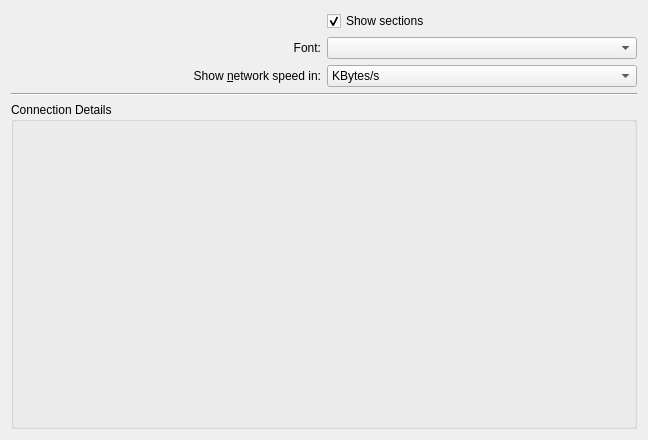
<?xml version="1.0" encoding="UTF-8"?>
<ui version="4.0">
 <class>Form</class>
 <widget class="QWidget" name="Form">
  <property name="geometry">
   <rect>
    <x>0</x>
    <y>0</y>
    <width>648</width>
    <height>440</height>
   </rect>
  </property>
  <layout class="QGridLayout" name="gridLayout_2">
   <item row="0" column="0">
    <layout class="QGridLayout" name="gridLayout">
     <item row="0" column="1">
      <widget class="QCheckBox" name="kcfg_showSections">
       <property name="text">
        <string>Show sections</string>
       </property>
       <property name="checked">
        <bool>true</bool>
       </property>
       <property name="tristate">
        <bool>false</bool>
       </property>
      </widget>
     </item>
     <item row="2" column="0">
      <widget class="QLabel" name="label">
       <property name="text">
        <string>Show &amp;network speed in:</string>
       </property>
       <property name="alignment">
        <set>Qt::AlignRight|Qt::AlignTrailing|Qt::AlignVCenter</set>
       </property>
       <property name="buddy">
        <cstring>kcfg_networkSpeedUnit</cstring>
       </property>
      </widget>
     </item>
     <item row="2" column="1">
      <widget class="KComboBox" name="kcfg_networkSpeedUnit">
       <item>
        <property name="text">
         <string>KBytes/s</string>
        </property>
       </item>
       <item>
        <property name="text">
         <string>KBits/s</string>
        </property>
       </item>
      </widget>
     </item>
     <item row="1" column="1">
      <widget class="KFontComboBox" name="kfontcombobox"/>
     </item>
     <item row="1" column="0">
      <widget class="QLabel" name="label_2">
       <property name="text">
        <string>Font:</string>
       </property>
       <property name="alignment">
        <set>Qt::AlignRight|Qt::AlignTrailing|Qt::AlignVCenter</set>
       </property>
      </widget>
     </item>
    </layout>
   </item>
   <item row="1" column="0">
    <widget class="Line" name="line">
     <property name="orientation">
      <enum>Qt::Horizontal</enum>
     </property>
    </widget>
   </item>
   <item row="2" column="0">
    <widget class="QGroupBox" name="groupBox">
     <property name="title">
      <string>Connection Details</string>
     </property>
     <layout class="QVBoxLayout" name="verticalLayout">
      <item>
       <widget class="DetailKeysEditor" name="kcfg_detailKeys"/>
      </item>
     </layout>
    </widget>
   </item>
  </layout>
 </widget>
 <customwidgets>
  <customwidget>
   <class>KFontComboBox</class>
   <extends>KComboBox</extends>
   <header>kfontcombobox.h</header>
  </customwidget>
  <customwidget>
   <class>KComboBox</class>
   <extends>QComboBox</extends>
   <header>kcombobox.h</header>
  </customwidget>
  <customwidget>
   <class>DetailKeysEditor</class>
   <extends>QWidget</extends>
   <header>detailkeyseditor.h</header>
  </customwidget>
 </customwidgets>
 <resources/>
 <connections/>
</ui>
